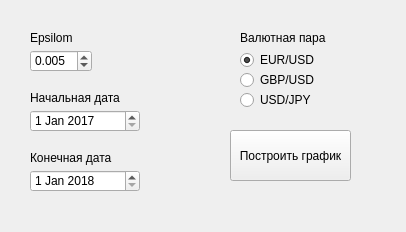
<?xml version="1.0" encoding="UTF-8"?>
<ui version="4.0">
    <class>Form</class>
    <widget class="QWidget" name="Form">
        <property name="geometry">
            <rect>
                <x>0</x>
                <y>0</y>
                <width>406</width>
                <height>232</height>
            </rect>
        </property>
        <property name="windowTitle">
            <string>Form</string>
        </property>
        <widget class="QLabel" name="label">
            <property name="geometry">
                <rect>
                    <x>30</x>
                    <y>30</y>
                    <width>55</width>
                    <height>16</height>
                </rect>
            </property>
            <property name="text">
                <string>Epsilom</string>
            </property>
        </widget>
        <widget class="QLabel" name="label_2">
            <property name="geometry">
                <rect>
                    <x>30</x>
                    <y>90</y>
                    <width>101</width>
                    <height>16</height>
                </rect>
            </property>
            <property name="text">
                <string>Начальная дата</string>
            </property>
        </widget>
        <widget class="QLabel" name="label_3">
            <property name="geometry">
                <rect>
                    <x>30</x>
                    <y>150</y>
                    <width>101</width>
                    <height>16</height>
                </rect>
            </property>
            <property name="text">
                <string>Конечная дата</string>
            </property>
        </widget>
        <widget class="QDoubleSpinBox" name="doubleSpinBox">
            <property name="geometry">
                <rect>
                    <x>30</x>
                    <y>50</y>
                    <width>62</width>
                    <height>22</height>
                </rect>
            </property>
            <property name="decimals">
                <number>3</number>
            </property>
            <property name="maximum">
                <double>1.000000000000000</double>
            </property>
            <property name="singleStep">
                <double>0.001000000000000</double>
            </property>
            <property name="value">
                <double>0.005000000000000</double>
            </property>
        </widget>
        <widget class="QDateEdit" name="dateEdit">
            <property name="geometry">
                <rect>
                    <x>30</x>
                    <y>110</y>
                    <width>110</width>
                    <height>22</height>
                </rect>
            </property>
            <property name="date">
                <date>
                    <year>2017</year>
                    <month>1</month>
                    <day>1</day>
                </date>
            </property>
        </widget>
        <widget class="QDateEdit" name="dateEdit_2">
            <property name="geometry">
                <rect>
                    <x>30</x>
                    <y>170</y>
                    <width>110</width>
                    <height>22</height>
                </rect>
            </property>
            <property name="date">
                <date>
                    <year>2018</year>
                    <month>1</month>
                    <day>1</day>
                </date>
            </property>
        </widget>
        <widget class="QRadioButton" name="radioButton">
            <property name="enabled">
                <bool>true</bool>
            </property>
            <property name="geometry">
                <rect>
                    <x>240</x>
                    <y>50</y>
                    <width>95</width>
                    <height>20</height>
                </rect>
            </property>
            <property name="text">
                <string>EUR/USD</string>
            </property>
            <property name="checked">
                <bool>true</bool>
            </property>
        </widget>
        <widget class="QRadioButton" name="radioButton_2">
            <property name="geometry">
                <rect>
                    <x>240</x>
                    <y>70</y>
                    <width>95</width>
                    <height>20</height>
                </rect>
            </property>
            <property name="text">
                <string>GBP/USD</string>
            </property>
        </widget>
        <widget class="QRadioButton" name="radioButton_3">
            <property name="geometry">
                <rect>
                    <x>240</x>
                    <y>90</y>
                    <width>95</width>
                    <height>20</height>
                </rect>
            </property>
            <property name="text">
                <string>USD/JPY</string>
            </property>
        </widget>
        <widget class="QLabel" name="label_4">
            <property name="geometry">
                <rect>
                    <x>240</x>
                    <y>30</y>
                    <width>101</width>
                    <height>16</height>
                </rect>
            </property>
            <property name="text">
                <string>Валютная пара</string>
            </property>
        </widget>
        <widget class="QPushButton" name="pushButton">
            <property name="geometry">
                <rect>
                    <x>230</x>
                    <y>130</y>
                    <width>121</width>
                    <height>51</height>
                </rect>
            </property>
            <property name="text">
                <string>Построить график</string>
            </property>
        </widget>
    </widget>
    <resources/>
    <connections/>
</ui>
